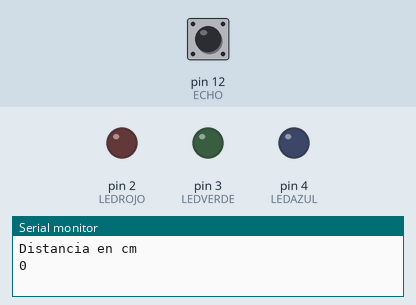
Simulated run of this sketch. Board: Arduino Uno, built with avr-gcc and run on an emulated ATmega328P. Parts: output pins drawn as LEDs (lit = HIGH), the last lines printed to the serial monitor. Inputs (shaded band) come from the test bench; at power-on: pin 12 (ECHO) LOW. Pins used as bus, display or sensor lines are not drawn.

Above: at 1.2 s.
1.3 s: pin 12 (ECHO) pulsed HIGH 2 times (0.12 s each, 0.3 s apart)
At 2.8 s:
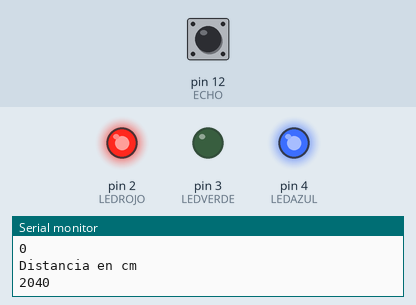
Timing chart, 0 to 4.7 s (numbered marks = the images above; inputs shaded):
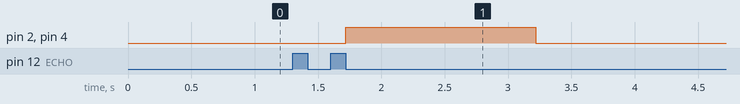

The sketch:

SensorDistancia.ino
```cpp
// (licence header left out)
//Constantes y variables
long distancia;
long tiempo;
const int TRIGER = 13;
const int ECHO = 12;
const int LEDROJO = 2;
const int LEDVERDE = 3;
const int LEDAZUL = 4;

void setup(){
  Serial.begin(9600);
  pinMode(TRIGER, OUTPUT); //Enviamos el ping por el puerto 13.
  pinMode(ECHO, INPUT); //Recibimos la señal del ping del puerto 13 en el puerto 12.
  pinMode(LEDROJO, OUTPUT);
  pinMode(LEDVERDE, OUTPUT);
  pinMode(LEDAZUL, OUTPUT);
}

void loop(){
  digitalWrite(TRIGER,LOW); //Inicializamos el sensor
  delayMicroseconds(5);
  digitalWrite(TRIGER, HIGH); //Enviamos un pulso de 10 microsegundos.
  delayMicroseconds(10);
  tiempo=pulseIn(ECHO, HIGH); //Función para medir la longitud del pulso entrante.
  distancia= int(0.017*tiempo); //Calculamos la distancia obteniendo un valor entero.
  //Enviamos la distancia por el puerto serie para poderlo ver en el PC.
  Serial.println("Distancia en cm");
  Serial.println(distancia);
  if (distancia <=10){
	  //Si la distancia es menor o igual a 10 cms, encendemos el Rojo, Verde y Azul, es decir,
	  //conseguimos un LED BLANCO.
    digitalWrite(LEDROJO, LOW);
    digitalWrite(LEDAZUL, LOW);
    digitalWrite(LEDVERDE, LOW);
  }
  else if (distancia>10 && distancia<=20){
	  //Si la distancia está entre 10 cms (excluido) y 20 cms (incluido), encendemos el led ROJO.
    digitalWrite(LEDROJO, LOW);
    digitalWrite(LEDAZUL, HIGH);
    digitalWrite(LEDVERDE, HIGH);
  }
  else if (distancia>20 && distancia <= 35) {
	  //Si la distancia está entre 20 cms (excluido) y 35 cms (incluido), encendemos el led AZUL.
    digitalWrite(LEDROJO, HIGH);
    digitalWrite(LEDAZUL, LOW);
    digitalWrite(LEDVERDE, HIGH);
  }
  else{
	  //Si la distancia es mayor o igual que 35cms encendemos el led VERDE.
    digitalWrite(LEDROJO, HIGH);
    digitalWrite(LEDAZUL, HIGH);
    digitalWrite(LEDVERDE, LOW);
  }
  delay(500);
}
```

Measured:
- after the input at 1.3 s, pin 2 (LEDROJO), pin 4 (LEDAZUL): LOW → HIGH after 0.42 s, → LOW 1.5 s later
